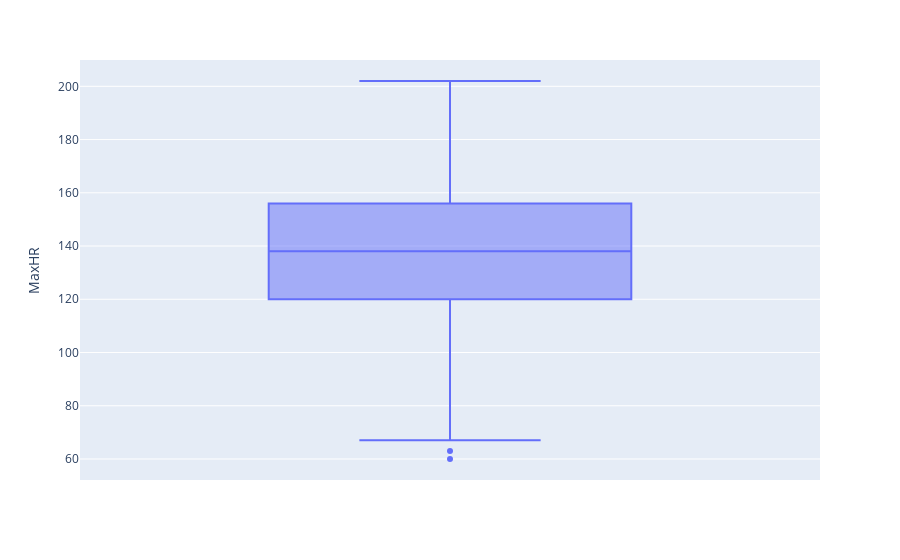

Here is the notebook cell this chart was saved with:
### Markdown cell above
### **Análise de OutLiers**

### Code cell
px.box(dados2, y="Age")
# px.box(dados2, y="RestingBP")
# px.box(dados2, y="Cholesterol")
# px.box(dados2, y="MaxHR")

### Figure 1 — Plotly figure (JSON) as saved in the notebook; plotly's stock layout.template omitted (floating-point values rounded to 4 significant figures; data arrays with more than 128 entries replaced by an {"elided": "..."} marker saying what was removed)
{"data": [{"alignmentgroup": "True", "hovertemplate": "MaxHR=%{y}<extra></extra>", "legendgroup": "", "marker": {"color": "#636efa"}, "name": "", "notched": false, "offsetgroup": "", "orientation": "v", "showlegend": false, "type": "box", "x0": " ", "xaxis": "x", "y": {"elided": "917 int values"}, "y0": " ", "yaxis": "y"}], "layout": {"boxmode": "group", "legend": {"tracegroupgap": 0}, "margin": {"t": 60}, "xaxis": {"anchor": "y", "domain": [0, 1]}, "yaxis": {"anchor": "x", "domain": [0, 1], "title": {"text": "MaxHR"}}}}
